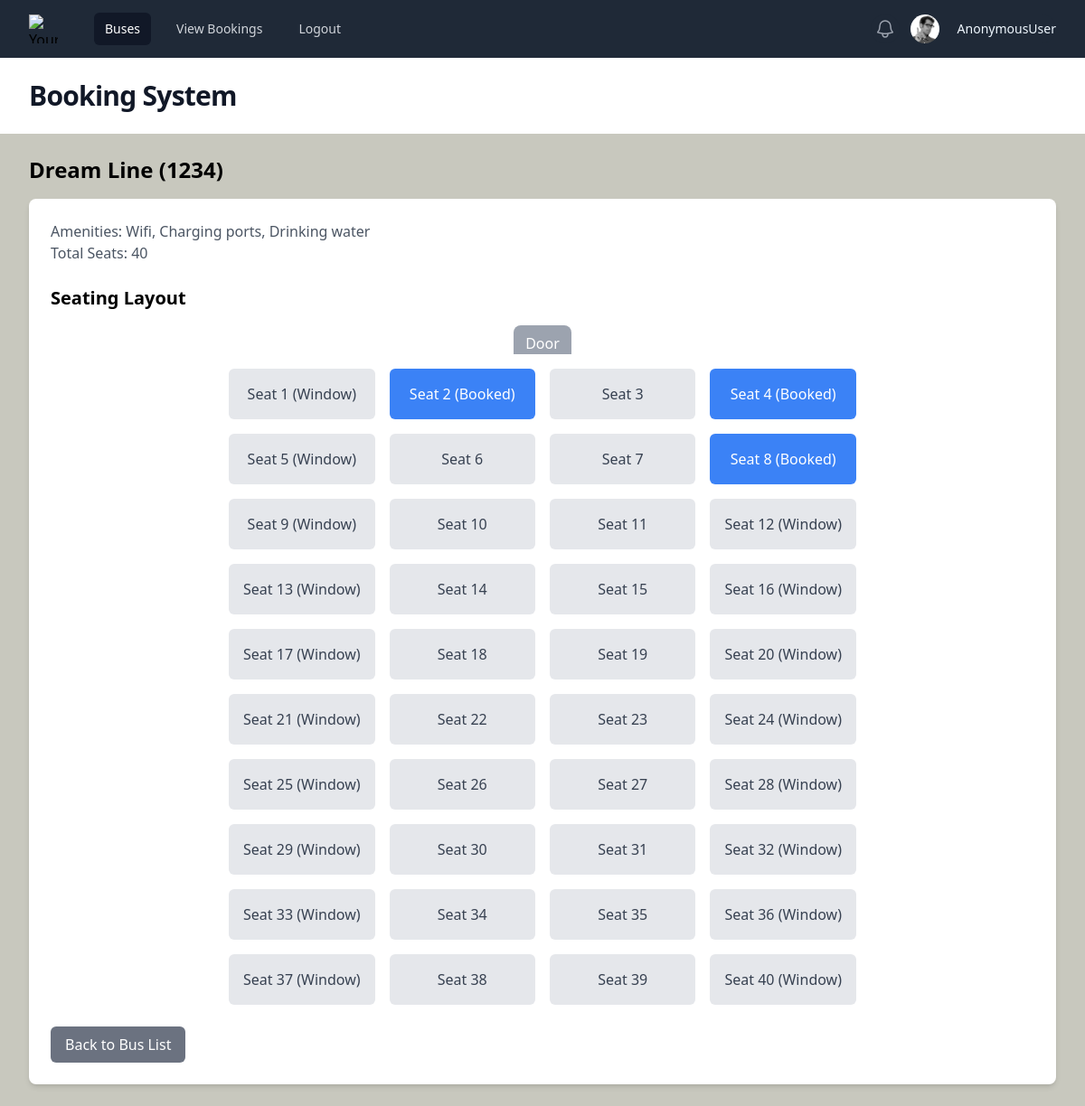
/buses/1/, run on the app's committed database.
### base/models.py (models this page shows, shortened)
class Bus(models.Model):
    bus_name = models.CharField(max_length=100)
    bus_number = models.CharField(max_length=20, unique=True)
    total_seats = models.PositiveIntegerField(default=40)
    amenities = models.TextField(blank=True, null=True)  # e.g., WiFi, AC, Charging Ports
    image = models.ImageField(upload_to='buses/', default='bus.jpg' , blank=True)
    class Meta:
        verbose_name_plural = 'Buses'

### base/views.py (the view)
# urls.py: path('buses/<int:pk>/', views.bus_detail, name='bus_detail'),
def bus_detail(request, pk):
    bus = get_object_or_404(Bus, pk=pk)
    seat_range = range(1, bus.total_seats + 1)
    booked_seats = Booking.objects.filter(schedule__bus=bus).values_list('seats_booked', flat=True)
    window_seats = []
    for i in range(0, bus.total_seats, 4):
        window_seats.append(i + 1)  # Left window seat
        window_seats.append(i + 4)  # Right window seat
    return render(request, 'base/bus_detail.html', {
        'bus': bus,
        'seat_range': seat_range,
        'booked_seats': booked_seats,
        'window_seats': window_seats,
    })

### base/templates/base/bus_detail.html
{% extends 'base/index.html' %}
{% block content %}
<h1 class="text-2xl font-bold mb-4">{{ bus.bus_name }} ({{ bus.bus_number }})</h1>
<div class="bg-white p-6 rounded-lg shadow-md">
    <p class="text-gray-600">Amenities: {{ bus.amenities }}</p>
    <p class="text-gray-600">Total Seats: {{ bus.total_seats }}</p>
    <div class="mt-6">
        <h2 class="text-xl font-semibold mb-4">Seating Layout</h2>
        <div class="flex flex-col items-center">
            <div class="w-16 h-8 bg-gray-400 text-white text-center py-2 rounded-t-lg mb-4">
                Door
            </div>
            <div class="grid grid-cols-4 gap-4">
                {% for seat_number in seat_range %}
                    {% if seat_number in booked_seats %}
                        <div class="bg-blue-500 text-white text-center p-4 rounded-md">
                            Seat {{ seat_number }} (Booked)
                        </div>
                    {% else %}
                        <a href="{% url 'booking_create' bus.id seat_number %}" class="bg-gray-200 text-gray-700 text-center p-4 rounded-md hover:bg-gray-300 cursor-pointer">
                            {% if seat_number in window_seats %}
                                Seat {{ seat_number }} (Window)
                            {% else %}
                                Seat {{ seat_number }}
                            {% endif %}
                        </a>
                    {% endif %}
                {% endfor %}
            </div>
        </div>
    </div>
    <a href="{% url 'bus_list' %}" class="mt-6 inline-block bg-gray-500 text-white px-4 py-2 rounded-md hover:bg-gray-600">Back to Bus List</a>
</div>
{% endblock %}

### data on the page
Bus: bus_name "Dream Line", bus_number "1234", amenities "Wifi, Charging ports, Drinking water", total_seats "40"

### other printed values
{{ request.user }} "AnonymousUser"
{{ seat_number }} "1" "5" "9" "12" "13" "16" "17" "20" "21" "24" "25" "28" "29" "32" "33" "36" "37" "40"
{{ seat_number }} "2" "4" "8"
{{ seat_number }} "3" "6" "7" "10" "11" "14" "15" "18" "19" "22" "23" "26" "27" "30" "31" "34" "35" "38" "39"
